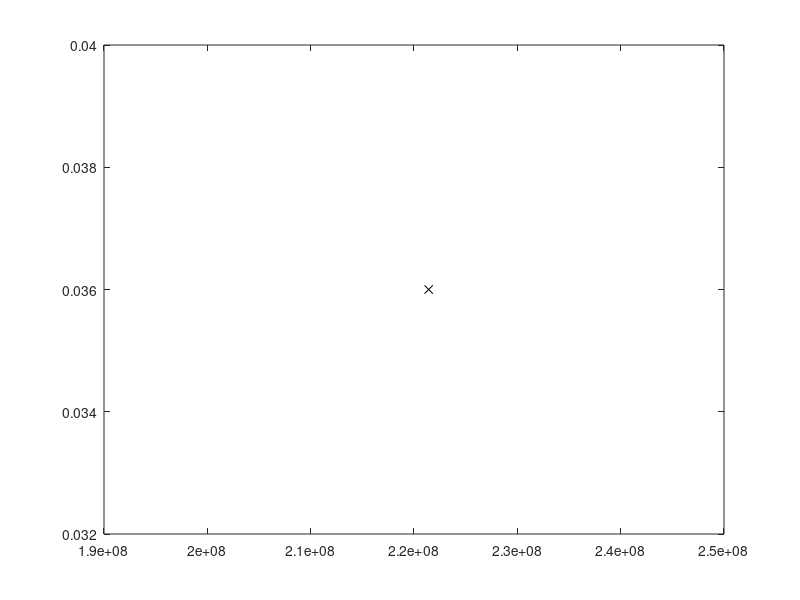

This figure's MATLAB source: (Note: this script raises an error after producing the figure.)
start_tic = tic;
close all

C = 1.82e-13;
m = 2.6465;
mm = 1e-3;

s = 70;
a0 = 2 * mm;
ac = 36 * mm;
C = C * (s*sqrt(pi))^m;
a2N = @(a) 2*(a(1)^(1-m/2) - a.^(1-m/2))/C/(m-2);

a = (a0^(1-m/2) - C*(m-2)*logspace(0,8)/2).^(2/(2-m));
a = sort([a linspace(a0, ac, 50)]);
a(a>ac) = [];
N = a2N(a);
plot(N, a, 'k');
plot(N(end), a(end), 'kx')

h = setlog('xy');
ylim([2 40] * mm)
xlim([1e7 1.2*max(N)]);
xlabel('$N$');
ylabel('$a/$mm');

h.YTick = [2 5 10 20 30] * mm;
h.YTickLabel = split(num2str(h.YTick*1000));

at = 5*mm;
Na = interp1(a, N, at);
plot(Na, at, 'ko');
h = text(1.1*Na, at, '$a_d$');
h.VerticalAlignment = 'top';
h.HorizontalAlignment = 'left';
% h.BackgroundColor = 'w';
h.FontSize = 9;

plot([Na Na], [at, 23*mm], 'k:');
plot(N([end end]), [17*mm ac], 'k:');
dblarrow(gca, [Na N(end)], [20 20]*mm);

h = text(sqrt(Na*N(end)), 17*mm, '$T$');
h.VerticalAlignment = 'top';
h.BackgroundColor = 'w';
h.FontSize = 9;

grid off

%%
fprintf('%s elapsed: %f s\n', mfilename, toc(start_tic));

figure(1);
if strncmpi(mfilename, 'plot_', 5)
    pname = mfilename;  % mfilename(6:end) wont work.
    print(pname(6:end), '-depsc');
else
    set(1, 'windowstyle', 'docked')
end